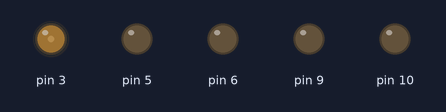
This sketch was run on a simulated Arduino Uno, built with avr-gcc and run on an emulated ATmega328P. Shown: output pins drawn as LEDs (lit = HIGH).

Above: at 0.12 s.
At 0.62 s:
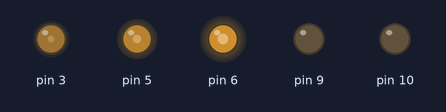
At 1.1 s:
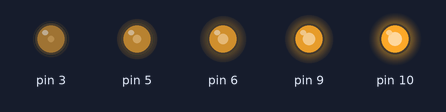
Timing chart, 0 to 2.6 s (numbered marks = the images above):
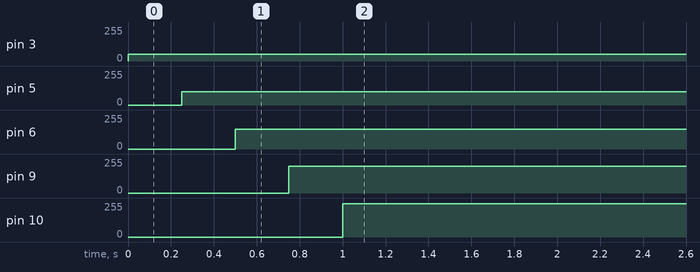

The sketch:

manejo_analogico_EJ1.ino
```cpp
void setup()
{
  pinMode(3, OUTPUT);
  pinMode(5, OUTPUT);
  pinMode(6, OUTPUT);
  pinMode(9, OUTPUT);
  pinMode(10, OUTPUT);
}

void loop()
{
  analogWrite(3, 50);
  delay(250);
  analogWrite(5, 100);
  delay(250);
  analogWrite(6, 150);
  delay(250);
  analogWrite(9, 200);
  delay(250);
  analogWrite(10, 250);
}
```

Measured:
- by itself, pin 3: 0/255 → 50/255 at 0.00 s
- by itself, pin 5: 0/255 → 100/255 at 0.25 s
- by itself, pin 6: 0/255 → 150/255 at 0.50 s
- by itself, pin 9: 0/255 → 200/255 at 0.75 s
- by itself, pin 10: 0/255 → 250/255 at 1.0 s
